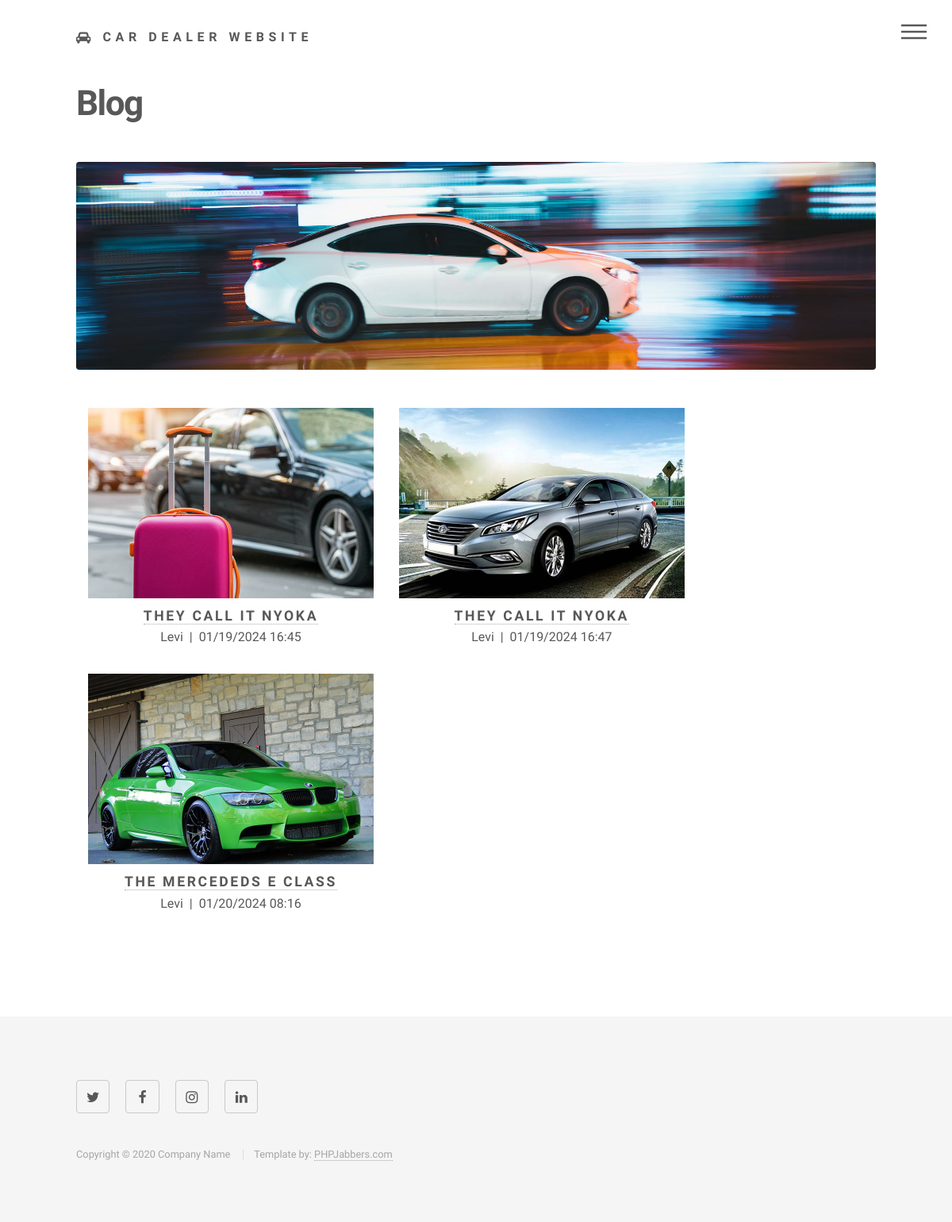
Page /blog on the committed database.
### app.py (models this page shows, shortened)
class Blog(db.Model):
    id = db.Column(db.Integer, primary_key=True)
    title = db.Column(db.String(100), nullable=False)
    content = db.Column(db.Text, nullable=False)
    author = db.Column(db.String(50), nullable=False)
    timestamp = db.Column(db.DateTime, default=datetime.utcnow, nullable=False)
    image_url = db.Column(db.String(200), nullable=True)

### app.py (the view)
@app.route('/blog')
@maintenance_required
def blog():
    blogs = Blog.query.all()
    return render_template('pages/blog.html', blogs=blogs)

### app.py (called while the page is built)
def maintenance_required(f):
    @wraps(f)
    def decorated_function(*args, **kwargs):
        if not app.config['SHOW_LOGIN_PAGE']:
            return render_template('pages/maintenance.html')
        return f(*args, **kwargs)
    return decorated_function

### templates/pages/blog.html (shortened to what this page needs)
<!DOCTYPE HTML>
<html>
	<head>
		<link rel="stylesheet" href="../../static/assets/bootstrap/css/bootstrap.min.css" />
		<link rel="stylesheet" href="../../static/assets/css/main.css" />
	</head>
	<body class="is-preload">
			<div id="wrapper">
					<header id="header">
						<div class="inner">
								<a href="index.html" class="logo">
									<span class="fa fa-car"></span> <span class="title">Car Dealer Website</span>
								</a>
								<nav>
									<ul>
										<li><a href="#menu">Menu</a></li>
									</ul>
								</nav>
						</div>
					</header>
					<div id="main">
						<div class="inner">
							<h1>Blog</h1>
							<div class="image main">
								<img src="../../static/images/banner-image-6-1920x500.jpg" class="img-fluid" alt="" />
							</div>
							<div class="container-fluid">
								<div class="row">
									<div class="col-9">
										<div class="row">
											{% for blog in blogs %}
													<div class="col-sm-6 text-center">
														<img src="{{ blog.image_url }}" class="img-fluid" alt="{{ blog.title }}" />
														<h2 class="m-n"><a href="{{ url_for('view_blog', blog_id=blog.id) }}">{{ blog.title }}</a></h2>
														<p>{{ blog.author }} &nbsp;|&nbsp; {{ blog.timestamp.strftime('%m/%d/%Y %H:%M') }}</p>
													</div>
												{% endfor %}
										</div>
									</div>
								</div>
							</div>
						</div>
					</div>
					<footer id="footer">
						<div class="inner">
							<section>
								<ul class="icons">
									<li><a href="#" class="icon style2 fa-twitter"><span class="label">Twitter</span></a></li>
									<li><a href="#" class="icon style2 fa-facebook"><span class="label">Facebook</span></a></li>
									<li><a href="#" class="icon style2 fa-instagram"><span class="label">Instagram</span></a></li>
									<li><a href="#" class="icon style2 fa-linkedin"><span class="label">LinkedIn</span></a></li>
								</ul>
							</section>
							<ul class="copyright">
								<li>Copyright © 2020 Company Name </li>
								<li>Template by: <a href="https://www.phpjabbers.com/">PHPJabbers.com</a></li>
							</ul>
						</div>
					</footer>
			</div>
	</body>
</html>

### rows in the picture
Blog: shows a picture, title "THEY CALL IT NYOKA", author "Levi", timestamp "01/19/2024 16:45"
Blog: shows a picture, title "THEY CALL IT NYOKA", author "Levi", timestamp "01/19/2024 16:47"
Blog: shows a picture, title "THE MERCEDEDS E CLASS", author "Levi", timestamp "01/20/2024 08:16"
